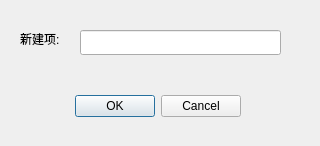
<?xml version="1.0" encoding="UTF-8"?>
<ui version="4.0">
 <class>WinNewProject</class>
 <widget class="QDialog" name="WinNewProject">
  <property name="geometry">
   <rect>
    <x>0</x>
    <y>0</y>
    <width>320</width>
    <height>146</height>
   </rect>
  </property>
  <property name="windowTitle">
   <string>Dialog</string>
  </property>
  <widget class="QDialogButtonBox" name="buttonBox">
   <property name="geometry">
    <rect>
     <x>60</x>
     <y>90</y>
     <width>181</width>
     <height>32</height>
    </rect>
   </property>
   <property name="orientation">
    <enum>Qt::Orientation::Horizontal</enum>
   </property>
   <property name="standardButtons">
    <set>QDialogButtonBox::StandardButton::Cancel|QDialogButtonBox::StandardButton::Ok</set>
   </property>
  </widget>
  <widget class="QLabel" name="label">
   <property name="geometry">
    <rect>
     <x>20</x>
     <y>30</y>
     <width>51</width>
     <height>17</height>
    </rect>
   </property>
   <property name="text">
    <string>新建项: </string>
   </property>
  </widget>
  <widget class="QLineEdit" name="lineEdit">
   <property name="geometry">
    <rect>
     <x>80</x>
     <y>30</y>
     <width>201</width>
     <height>25</height>
    </rect>
   </property>
  </widget>
 </widget>
 <resources/>
 <connections>
  <connection>
   <sender>buttonBox</sender>
   <signal>accepted()</signal>
   <receiver>WinNewProject</receiver>
   <slot>accept()</slot>
   <hints>
    <hint type="sourcelabel">
     <x>248</x>
     <y>254</y>
    </hint>
    <hint type="destinationlabel">
     <x>157</x>
     <y>274</y>
    </hint>
   </hints>
  </connection>
  <connection>
   <sender>buttonBox</sender>
   <signal>rejected()</signal>
   <receiver>WinNewProject</receiver>
   <slot>reject()</slot>
   <hints>
    <hint type="sourcelabel">
     <x>316</x>
     <y>260</y>
    </hint>
    <hint type="destinationlabel">
     <x>286</x>
     <y>274</y>
    </hint>
   </hints>
  </connection>
 </connections>
</ui>
